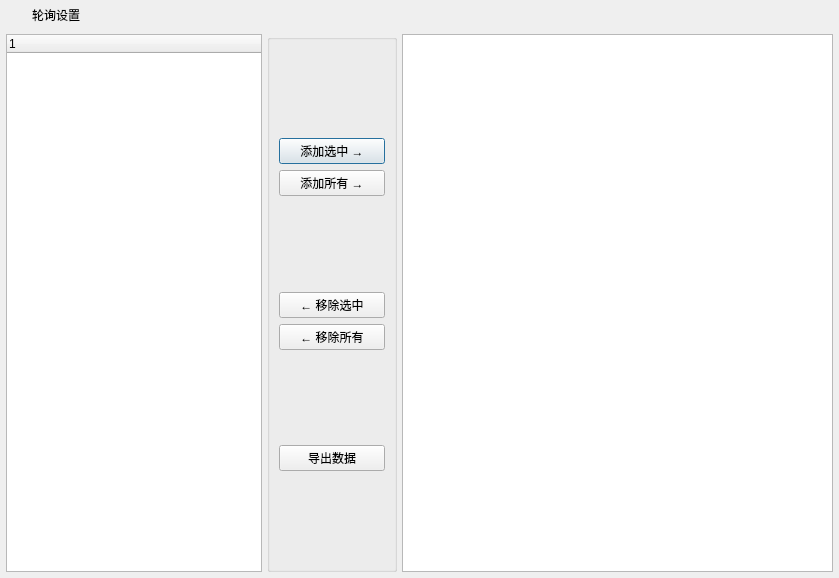
<?xml version="1.0" encoding="UTF-8"?>
<ui version="4.0">
 <class>frmPollConfig</class>
 <widget class="QDialog" name="frmPollConfig">
  <property name="geometry">
   <rect>
    <x>0</x>
    <y>0</y>
    <width>839</width>
    <height>578</height>
   </rect>
  </property>
  <property name="windowTitle">
   <string>轮询设置</string>
  </property>
  <layout class="QVBoxLayout" name="verticalLayout">
   <property name="spacing">
    <number>0</number>
   </property>
   <property name="leftMargin">
    <number>1</number>
   </property>
   <property name="topMargin">
    <number>1</number>
   </property>
   <property name="rightMargin">
    <number>1</number>
   </property>
   <property name="bottomMargin">
    <number>1</number>
   </property>
   <item>
    <widget class="QWidget" name="widget_title" native="true">
     <property name="sizePolicy">
      <sizepolicy hsizetype="Preferred" vsizetype="Fixed">
       <horstretch>0</horstretch>
       <verstretch>0</verstretch>
      </sizepolicy>
     </property>
     <property name="minimumSize">
      <size>
       <width>100</width>
       <height>28</height>
      </size>
     </property>
     <layout class="QHBoxLayout" name="horizontalLayout_2">
      <property name="spacing">
       <number>0</number>
      </property>
      <property name="leftMargin">
       <number>0</number>
      </property>
      <property name="topMargin">
       <number>0</number>
      </property>
      <property name="rightMargin">
       <number>0</number>
      </property>
      <property name="bottomMargin">
       <number>0</number>
      </property>
      <item>
       <widget class="QLabel" name="lab_Ico">
        <property name="sizePolicy">
         <sizepolicy hsizetype="Minimum" vsizetype="Preferred">
          <horstretch>0</horstretch>
          <verstretch>0</verstretch>
         </sizepolicy>
        </property>
        <property name="minimumSize">
         <size>
          <width>31</width>
          <height>0</height>
         </size>
        </property>
        <property name="text">
         <string/>
        </property>
        <property name="alignment">
         <set>Qt::AlignCenter</set>
        </property>
       </widget>
      </item>
      <item>
       <widget class="QLabel" name="lab_Title">
        <property name="sizePolicy">
         <sizepolicy hsizetype="Expanding" vsizetype="Preferred">
          <horstretch>0</horstretch>
          <verstretch>0</verstretch>
         </sizepolicy>
        </property>
        <property name="styleSheet">
         <string notr="true">font: 10pt &quot;微软雅黑&quot;;</string>
        </property>
        <property name="text">
         <string>轮询设置</string>
        </property>
        <property name="alignment">
         <set>Qt::AlignLeading|Qt::AlignLeft|Qt::AlignVCenter</set>
        </property>
       </widget>
      </item>
      <item>
       <widget class="QWidget" name="widget_menu" native="true">
        <property name="sizePolicy">
         <sizepolicy hsizetype="Minimum" vsizetype="Preferred">
          <horstretch>0</horstretch>
          <verstretch>0</verstretch>
         </sizepolicy>
        </property>
        <layout class="QHBoxLayout" name="horizontalLayout">
         <property name="spacing">
          <number>0</number>
         </property>
         <property name="leftMargin">
          <number>0</number>
         </property>
         <property name="topMargin">
          <number>0</number>
         </property>
         <property name="rightMargin">
          <number>0</number>
         </property>
         <property name="bottomMargin">
          <number>0</number>
         </property>
         <item>
          <widget class="QPushButton" name="btnMenu_Close">
           <property name="sizePolicy">
            <sizepolicy hsizetype="Minimum" vsizetype="Expanding">
             <horstretch>0</horstretch>
             <verstretch>0</verstretch>
            </sizepolicy>
           </property>
           <property name="minimumSize">
            <size>
             <width>40</width>
             <height>0</height>
            </size>
           </property>
           <property name="cursor">
            <cursorShape>ArrowCursor</cursorShape>
           </property>
           <property name="focusPolicy">
            <enum>Qt::NoFocus</enum>
           </property>
           <property name="toolTip">
            <string>关闭</string>
           </property>
           <property name="text">
            <string/>
           </property>
           <property name="flat">
            <bool>true</bool>
           </property>
          </widget>
         </item>
        </layout>
       </widget>
      </item>
     </layout>
    </widget>
   </item>
   <item>
    <widget class="QWidget" name="widget_main" native="true">
     <property name="styleSheet">
      <string notr="true">font: 11pt &quot;微软雅黑&quot;;</string>
     </property>
     <layout class="QHBoxLayout" name="horizontalLayout_3">
      <property name="spacing">
       <number>5</number>
      </property>
      <property name="leftMargin">
       <number>5</number>
      </property>
      <property name="topMargin">
       <number>5</number>
      </property>
      <property name="rightMargin">
       <number>5</number>
      </property>
      <property name="bottomMargin">
       <number>5</number>
      </property>
      <item>
       <widget class="QTreeWidget" name="treeMain">
        <property name="sizePolicy">
         <sizepolicy hsizetype="Fixed" vsizetype="Expanding">
          <horstretch>0</horstretch>
          <verstretch>0</verstretch>
         </sizepolicy>
        </property>
        <property name="styleSheet">
         <string notr="true">font: 9pt &quot;微软雅黑&quot;;</string>
        </property>
        <column>
         <property name="text">
          <string notr="true">1</string>
         </property>
        </column>
       </widget>
      </item>
      <item>
       <widget class="QGroupBox" name="gboxMain">
        <property name="sizePolicy">
         <sizepolicy hsizetype="Minimum" vsizetype="Preferred">
          <horstretch>0</horstretch>
          <verstretch>0</verstretch>
         </sizepolicy>
        </property>
        <property name="minimumSize">
         <size>
          <width>130</width>
          <height>0</height>
         </size>
        </property>
        <property name="title">
         <string/>
        </property>
        <layout class="QVBoxLayout" name="verticalLayout_2">
         <item>
          <spacer name="verticalSpacer">
           <property name="orientation">
            <enum>Qt::Vertical</enum>
           </property>
           <property name="sizeHint" stdset="0">
            <size>
             <width>20</width>
             <height>40</height>
            </size>
           </property>
          </spacer>
         </item>
         <item>
          <widget class="QPushButton" name="btnAddOne">
           <property name="cursor">
            <cursorShape>PointingHandCursor</cursorShape>
           </property>
           <property name="text">
            <string>添加选中 →</string>
           </property>
          </widget>
         </item>
         <item>
          <widget class="QPushButton" name="btnAddAll">
           <property name="cursor">
            <cursorShape>PointingHandCursor</cursorShape>
           </property>
           <property name="text">
            <string>添加所有 →</string>
           </property>
          </widget>
         </item>
         <item>
          <spacer name="verticalSpacer_3">
           <property name="orientation">
            <enum>Qt::Vertical</enum>
           </property>
           <property name="sizeHint" stdset="0">
            <size>
             <width>20</width>
             <height>40</height>
            </size>
           </property>
          </spacer>
         </item>
         <item>
          <widget class="QPushButton" name="btnRemoveOne">
           <property name="cursor">
            <cursorShape>PointingHandCursor</cursorShape>
           </property>
           <property name="text">
            <string>← 移除选中</string>
           </property>
          </widget>
         </item>
         <item>
          <widget class="QPushButton" name="btnRemoveAll">
           <property name="cursor">
            <cursorShape>PointingHandCursor</cursorShape>
           </property>
           <property name="text">
            <string>← 移除所有</string>
           </property>
          </widget>
         </item>
         <item>
          <spacer name="verticalSpacer_2">
           <property name="orientation">
            <enum>Qt::Vertical</enum>
           </property>
           <property name="sizeHint" stdset="0">
            <size>
             <width>20</width>
             <height>40</height>
            </size>
           </property>
          </spacer>
         </item>
         <item>
          <widget class="QPushButton" name="btnExcel">
           <property name="cursor">
            <cursorShape>PointingHandCursor</cursorShape>
           </property>
           <property name="text">
            <string>导出数据</string>
           </property>
          </widget>
         </item>
         <item>
          <spacer name="verticalSpacer_4">
           <property name="orientation">
            <enum>Qt::Vertical</enum>
           </property>
           <property name="sizeHint" stdset="0">
            <size>
             <width>20</width>
             <height>40</height>
            </size>
           </property>
          </spacer>
         </item>
        </layout>
       </widget>
      </item>
      <item>
       <widget class="QTableView" name="tableMain"/>
      </item>
     </layout>
    </widget>
   </item>
  </layout>
 </widget>
 <resources/>
 <connections/>
</ui>
